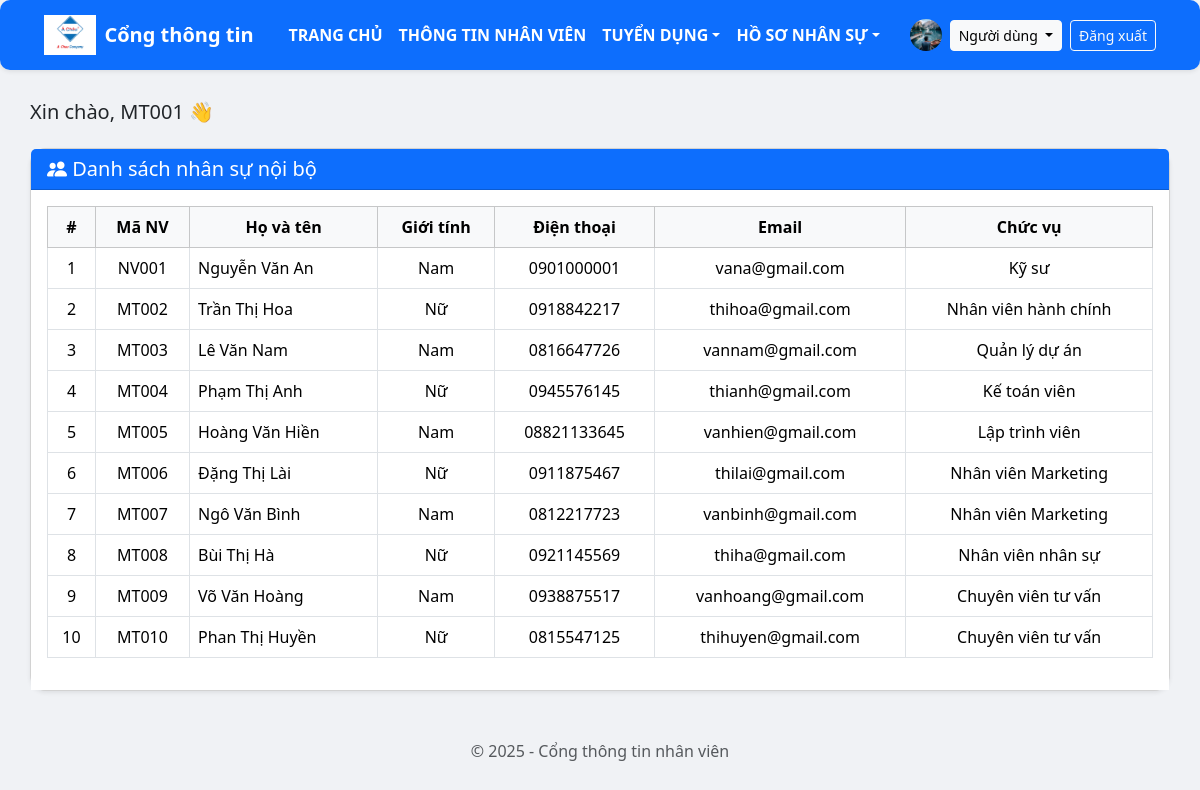
Screenshot of /index.php?page=internal_employees (signed in) with the database file from the repository.
### tables this page shows
CREATE TABLE `users` (
  `id` int(11) NOT NULL,
  `username` varchar(100) NOT NULL,
  `email` varchar(100) NOT NULL,
  `password` varchar(255) NOT NULL,
  `avatar` varchar(255) DEFAULT NULL,
  `role` varchar(50) DEFAULT 'employee',
  `status` tinyint(4) DEFAULT 1,
  `created_at` datetime DEFAULT current_timestamp(),
  `employee_id` int(11) DEFAULT NULL,
  `full_name` varchar(100) DEFAULT NULL
);

CREATE TABLE `employees` (
  `id` int(11) NOT NULL,
  `employee_code` varchar(50) DEFAULT NULL,
  `full_name` varchar(100) DEFAULT NULL,
  `gender` varchar(10) DEFAULT NULL,
  `dob` date DEFAULT NULL,
  `place_of_birth` varchar(100) DEFAULT NULL,
  `hometown` varchar(100) DEFAULT NULL,
  `marital_status` varchar(50) DEFAULT NULL,
  `tax_code` varchar(50) DEFAULT NULL,
  `family_city` varchar(100) DEFAULT NULL,
  `personal_city` varchar(100) DEFAULT NULL,
  `religion` varchar(50) DEFAULT NULL,
  `nationality` varchar(50) DEFAULT NULL,
  `id_type` varchar(50) DEFAULT NULL,
  `id_number` varchar(50) DEFAULT NULL,
  `passport_number` varchar(50) DEFAULT NULL,
  `passport_issue_date` date DEFAULT NULL,
  `phone` varchar(20) DEFAULT NULL,
  `company_phone` varchar(20) DEFAULT NULL,
  `relative_phone` varchar(20) DEFAULT NULL,
  `personal_email` varchar(100) DEFAULT NULL,
  `company_email` varchar(100) DEFAULT NULL,
  `other_email` varchar(100) DEFAULT NULL,
  `facebook` varchar(100) DEFAULT NULL,
  `zalo` varchar(100) DEFAULT NULL,
  `tiktok` varchar(100) DEFAULT NULL,
  `other_contact` varchar(100) DEFAULT NULL,
  `country` varchar(50) DEFAULT NULL,
  `province` varchar(100) DEFAULT NULL,
  `district` varchar(100) DEFAULT NULL,
  `ward` varchar(100) DEFAULT NULL,
  `address` varchar(255) DEFAULT NULL,
  `household_number` varchar(50) DEFAULT NULL,
  `family_id` varchar(50) DEFAULT NULL,
  `is_householder` tinyint(1) DEFAULT 0,
  `father_name` varchar(100) DEFAULT NULL,
  `father_birth` int(11) DEFAULT NULL,
  `father_job` varchar(100) DEFAULT NULL,
  `father_phone` varchar(20) DEFAULT NULL,
  `mother_name` varchar(100) DEFAULT NULL,
  `mother_birth` int(11) DEFAULT NULL,
  `mother_job` varchar(100) DEFAULT NULL,
  `mother_phone` varchar(20) DEFAULT NULL,
  `spouse_name` varchar(100) DEFAULT NULL,
  `spouse_birth` int(11) DEFAULT NULL,
  `spouse_job` varchar(100) DEFAULT NULL,
  `spouse_phone` varchar(20) DEFAULT NULL,
  `child_name` varchar(100) DEFAULT NULL,
  `child_birth` int(11) DEFAULT NULL,
  `child_school` varchar(100) DEFAULT NULL,
  `sibling_name` varchar(100) DEFAULT NULL,
  `sibling_birth` int(11) DEFAULT NULL,
  `sibling_job` varchar(100) DEFAULT NULL,
  `sibling_phone` varchar(20) DEFAULT NULL,
  `political_party` text DEFAULT NULL,
  `political_position` text DEFAULT NULL,
  `military_service` text DEFAULT NULL,
  `military_education` text DEFAULT NULL,
  `health_insurance` varchar(100) DEFAULT NULL,
  `medical_history` text DEFAULT NULL,
  `vaccine_type` varchar(100) DEFAULT NULL,
  `vaccine_date` date DEFAULT NULL,
  `vaccine_doses` int(11) DEFAULT NULL,
  `vaccine_location` varchar(100) DEFAULT NULL,
  `vaccine_note` text DEFAULT NULL,
  `uniform_date` date DEFAULT NULL,
  `uniform_type` varchar(100) DEFAULT NULL,
  `uniform_quantity` int(11) DEFAULT NULL,
  `work_process` text DEFAULT NULL,
  `concurrent_duty` varchar(100) DEFAULT NULL,
  `email` varchar(255) DEFAULT NULL,
  `position` varchar(100) DEFAULT NULL,
  `department_id` int(11) DEFAULT NULL,
  `join_date` date DEFAULT NULL,
  `employee_type` enum('internal','external') DEFAULT 'internal'
);

### modules/employees/internal_employees.php (the view)
<?php
$pdo = require '../config/db.php';
$stmt = $pdo->query("SELECT employee_code, full_name, gender, phone, email, position FROM employees WHERE employee_type = 'internal'");
$employees = $stmt->fetchAll();
?>
<div class="card shadow-sm rounded-4">
  <div class="card-header bg-primary text-white">
    <h5 class="mb-0"><i class="bi bi-people-fill"></i> Danh sách nhân sự nội bộ</h5>
  </div>
  <div class="card-body bg-white">
    <div class="table-responsive">
      <table class="table table-hover table-bordered align-middle">
        <thead class="table-light text-center">
          <tr>
            <th>#</th>
            <th>Mã NV</th>
            <th>Họ và tên</th>
            <th>Giới tính</th>
            <th>Điện thoại</th>
            <th>Email</th>
            <th>Chức vụ</th>
          </tr>
        </thead>
        <tbody>
          <?php if (count($employees) > 0): ?>
            <?php foreach ($employees as $index => $emp): ?>
              <tr class="text-center">
                <td><?= $index + 1 ?></td>
                <td><?= htmlspecialchars($emp['employee_code']) ?></td>
                <td class="text-start"><?= htmlspecialchars($emp['full_name']) ?></td>
                <td><?= $emp['gender'] === 'male' ? 'Nam' : ($emp['gender'] === 'female' ? 'Nữ' : 'Khác') ?></td>
                <td><?= htmlspecialchars($emp['phone']) ?></td>
                <td><?= htmlspecialchars($emp['email']) ?></td>
                <td><?= htmlspecialchars($emp['position']) ?></td>
              </tr>
            <?php endforeach; ?>
          <?php else: ?>
            <tr><td colspan="7" class="text-center py-4 text-danger">Không có nhân sự nội bộ nào.</td></tr>
          <?php endif; ?>
        </tbody>
      </table>
    </div>
  </div>
</div>

### includes/sidebar.php (shortened to what this page needs)
<?php
require_once __DIR__ . '/../config/db.php';
$userId = $_SESSION['user']['id'] ?? null;
$userFullName = 'Người dùng';
$userAvatar = 'assets/default_avatar.png';
if ($userId) {
    $stmt = $pdo->prepare("SELECT full_name, avatar FROM users WHERE id = ?");
    $stmt->execute([$userId]);
    $user = $stmt->fetch();
    if ($user) {
        $userFullName = $user['full_name'] ?? $userFullName;
        $userAvatar = !empty($user['avatar']) ? 'uploads/avatars/' . $user['avatar'] : $userAvatar;
    }
}
?>
<nav class="navbar navbar-expand-lg navbar-dark bg-primary shadow-sm">
  <div class="container-fluid px-4">
    <a class="navbar-brand d-flex align-items-center fw-bold" href="index.php?page=dashboard">
      <img src="uploads/pictures/logo.png" alt="Logo công ty" style="height: 40px;" class="me-2">
      <span class="text-white">Cổng thông tin</span>
    </a>
    <div class="collapse navbar-collapse" id="mainNavbar">
      <ul class="navbar-nav mx-auto fw-semibold text-uppercase">
        <li class="nav-item"><a class="nav-link text-white" href="index.php?page=dashboard">Trang chủ</a></li>
        <li class="nav-item"><a class="nav-link text-white" href="index.php?page=employees">Thông tin nhân viên</a></li>
        <li class="nav-item dropdown">
          <a class="nav-link dropdown-toggle text-white" href="#" data-bs-toggle="dropdown">Tuyển dụng</a>
        </li>
        <li class="nav-item dropdown">
          <a class="nav-link dropdown-toggle text-white" href="#" data-bs-toggle="dropdown">Hồ sơ nhân sự</a>
        </li>
      </ul>
      <div class="d-flex align-items-center ms-auto">
      <img src="<?= htmlspecialchars($userAvatar) . '?t=' . time() ?>" alt="Avatar" class="rounded-circle me-2" style="width: 32px; height: 32px; object-fit: cover;">
        <div class="dropdown">
          <button class="btn btn-light btn-sm dropdown-toggle" data-bs-toggle="dropdown">
            <?= htmlspecialchars($userFullName) ?>
          </button>
        </div>
        <a href="logout.php" class="btn btn-outline-light btn-sm ms-2">Đăng xuất</a>
      </div>
    </div>
  </div>
</nav>

### assets/sidebar.css (style rules this page uses)
.navbar { position: fixed; top: 0; left: 0; right: 0; z-index: 9999; }
body { padding-top: 70px; }
.navbar-nav .nav-link { font-weight: bold; color: #fff !important; }

### public/index.php (style rules this page uses)
body { background-color: #f0f2f5; min-height: 100vh; display: flex; margin: 0; }
.navbar { background: #ffffff; box-shadow: 0 1px 4px rgba(0,0,0,0.1); padding: 10px 20px; margin-bottom: 20px; border-radius: 10px; }

### rows the page displays
users: avatar (picture)
employees: employee_code "NV001", full_name "Nguyễn Văn An", gender "Nam", phone "0901000001", email "vana@gmail.com", position "Kỹ sư"
employees: employee_code "MT002", full_name "Trần Thị Hoa", gender "Nữ", phone "0918842217", email "thihoa@gmail.com", position "Nhân viên hành chính"
employees: employee_code "MT003", full_name "Lê Văn Nam", gender "Nam", phone "0816647726", email "vannam@gmail.com", position "Quản lý dự án"
employees: employee_code "MT004", full_name "Phạm Thị Anh", gender "Nữ", phone "0945576145", email "thianh@gmail.com", position "Kế toán viên"
employees: employee_code "MT005", full_name "Hoàng Văn Hiền", gender "Nam", phone "08821133645", email "vanhien@gmail.com", position "Lập trình viên"
employees: employee_code "MT006", full_name "Đặng Thị Lài", gender "Nữ", phone "0911875467", email "thilai@gmail.com", position "Nhân viên Marketing"
employees: employee_code "MT007", full_name "Ngô Văn Bình", gender "Nam", phone "0812217723", email "vanbinh@gmail.com", position "Nhân viên Marketing"
employees: employee_code "MT008", full_name "Bùi Thị Hà", gender "Nữ", phone "0921145569", email "thiha@gmail.com", position "Nhân viên nhân sự"
employees: employee_code "MT009", full_name "Võ Văn Hoàng", gender "Nam", phone "0938875517", email "vanhoang@gmail.com", position "Chuyên viên tư vấn"
employees: employee_code "MT010", full_name "Phan Thị Huyền", gender "Nữ", phone "0815547125", email "thihuyen@gmail.com", position "Chuyên viên tư vấn"

### other values shown
$userFullName "Người dùng"
$_SESSION['user']['username'] "MT001"
